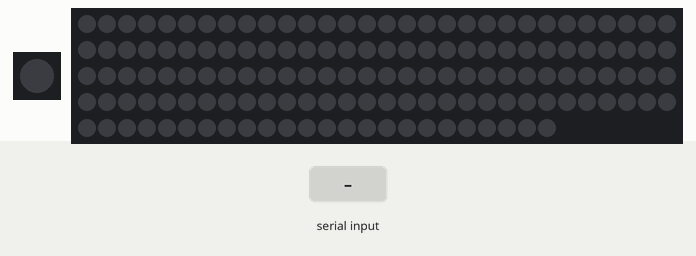
Simulated run of this sketch. Board: Arduino Uno, built with avr-gcc and run on an emulated ATmega328P. Shown: 1 RGB LEDs in strip order, left to right, 144 RGB LEDs in strip order, left to right, continuing on the next row. The test bench sets the inputs (shaded band). Dim RGB values are drawn brighter than linear; what the sketch prints to the serial monitor is not drawn.

Above: at 2.4 s.
2.5 s: "90,45,200,10,150\n" received over Serial
At 2.51 s:
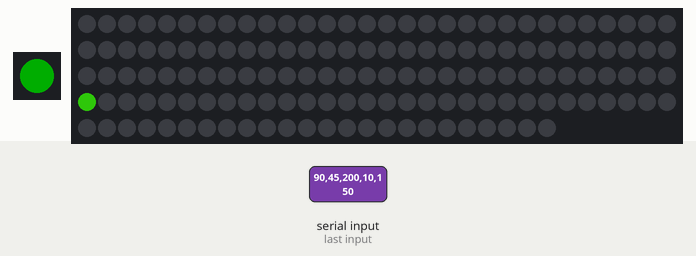
4.0 s: "90,45\n" received over Serial
At 4.01 s:
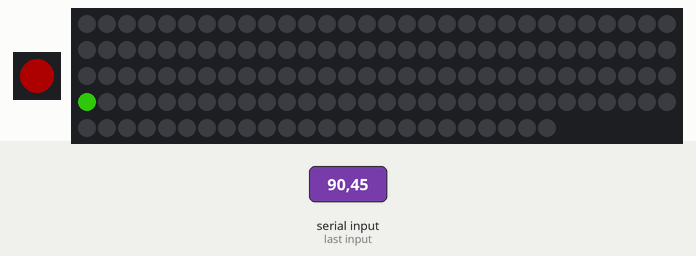
5.5 s: "R90\n" received over Serial
At 6.6 s:
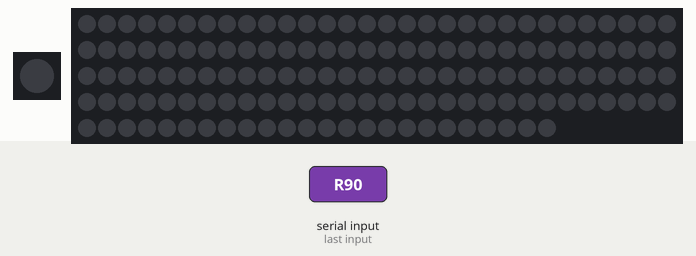
7.0 s: "30,150\n" received over Serial
At 8.4 s:
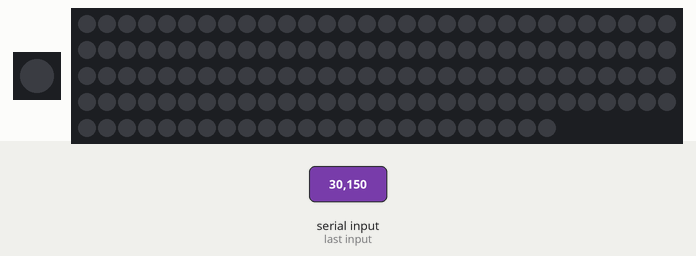
Timing chart, 0 to 9.5 s (numbered marks = the images above; inputs shaded):
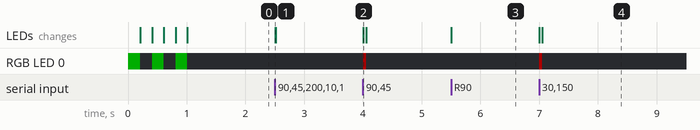

Measured:
- after the input at 2.5 s, the LEDs: change at once (image 1)
- after the input at 4.0 s, RGB LED 0: off → RGB(50, 0, 0) at once, → off 0.06 s later
- after the input at 5.5 s, the LEDs: change at once (image 3)
- after the input at 7.0 s, RGB LED 0: off → RGB(50, 0, 0) at once, → off 0.06 s later

The sketch:

etude.ino
```cpp
#include <FastLED.h>
#include <Adafruit_NeoPixel.h>

// On-Board NeoPixel (Status Light)
#define NEO_PIN 10
#define NUMPIXELS 1
Adafruit_NeoPixel pixels(NUMPIXELS, NEO_PIN, NEO_GRB + NEO_KHZ800); // Changed to NEO_GRB for most modern boards

// External MIDI LED Strip
#define NUM_LEDS 144
#define DATA_PIN 7
CRGB leds[NUM_LEDS];

void setup() {
  // 1. Start Serial for Python Communication
  Serial.begin(115200);
  // On some boards like ESP32-S2/S3, while(!Serial) can hang if not plugged into a PC
  // while (!Serial);

  // 2. Initialize the On-Board Pixel
  pixels.begin();
  pixels.setBrightness(50); // Keep on-board pixel dim so it doesn't blind you
  pixels.clear();
  pixels.show();

  // 3. Initialize the External FastLED Strip
  FastLED.addLeds<WS2812B, DATA_PIN, GRB>(leds, NUM_LEDS);
  FastLED.setBrightness(255);
  fill_solid(leds, NUM_LEDS, CRGB::Black);
  FastLED.show();

  // 4. Flash On-Board Status Pixel (Red) 3 times
  for (int i = 0; i < 3; i++) {
    pixels.setPixelColor(0, pixels.Color( 0,255, 0)); // Red
    pixels.show();
    delay(200); // Shorter delays so the app starts faster

    pixels.setPixelColor(0, pixels.Color(0, 0, 0));   // Off
    pixels.show();
    delay(200);
  }

  Serial.println("READY"); // Tell Python we are good to go
}

void loop() {
  if (Serial.available() > 0) {
    // Read the incoming command
    String command = Serial.readStringUntil('\n');
    command.trim();

    // 1. THE RESET HANDLER (Halt)
    if (command.startsWith("R")) {
        // Clear the external strip
        fill_solid(leds, NUM_LEDS, CRGB::Black);
        FastLED.show();

        // Clear the on-board status pixel
        pixels.clear();
        pixels.show();
        return;
    }

    // 2. STATUS INDICATOR (Blue: Data is hitting the board)
    pixels.setPixelColor(0, pixels.Color(0, 0, 255));
    pixels.show();

    if (command.length() > 0) {
        // GREEN: Command received
        pixels.setPixelColor(0, pixels.Color(0, 255, 0));
        pixels.show();
        processCommand(command);
    }

    // Brief flash for the status LED
    delay(5);
    pixels.setPixelColor(0, pixels.Color(0, 0, 0));
    pixels.show();
  }
}

void processCommand(String command) {
  int led_index, r, g, b, brightness_percent;

  // Try to parse 5 integers
  int found = sscanf(command.c_str(), "%d,%d,%d,%d,%d", &led_index, &r, &g, &b, &brightness_percent);

  if (found == 5) {
    // SUCCESS: Logic for LEDs
    if (led_index >= 0 && led_index < NUM_LEDS) {
      if (brightness_percent == 0 || (r == 0 && g == 0 && b == 0)) {
        leds[led_index] = CRGB::Black;
      } else {
        uint8_t scale = map(brightness_percent, 0, 100, 0, 255);
        CRGB color = CRGB(r, g, b);
        color.nscale8_video(scale);
        leds[led_index] = color;
      }
      FastLED.show();
    }
  } else {
    // ERROR: Flash on-board LED RED if the data wasn't understood
    pixels.setPixelColor(0, pixels.Color(255, 0, 0));
    pixels.show();
    delay(50);
  }
}

void animation() {
  // Run animation up the strip
  for (int i = 0; i < NUM_LEDS; i++) {
    leds[i] = CRGB::Blue;  // Set the current LED to blue
    FastLED.show();        // Update the strip to show the change
    delay(30);             // Pause briefly (adjust for speed)
    leds[i] = CRGB::Black; // Turn off the current LED for a "moving pixel" effect
    FastLED.show();        // Update the strip to show the change
  }

  // Run animation back down the strip
  for (int i = NUM_LEDS - 1; i >= 0; i--) {
    leds[i] = CRGB::Red;   // Set the current LED to red
    FastLED.show();        // Update the strip
    delay(30);             // Pause briefly (adjust for speed)
    leds[i] = CRGB::Black; // Turn off the current LED
    FastLED.show();        // Update the strip to show the change
  }
}

void powerOnfadeEffect(CRGB color) {
  for (int i = 0; i <= 200; i++) {
    FastLED.setBrightness(i);
    fill_solid(leds, NUM_LEDS, color);
    FastLED.show();
  //  delay(interval);
  }
  for (int i = 200; i >= 0; i--) {
    FastLED.setBrightness(i);
    fill_solid(leds, NUM_LEDS, color);
    FastLED.show();
  //  delay(interval);
  }
  fill_solid(leds, NUM_LEDS, CRGB::Black);
  FastLED.show();
}
```
